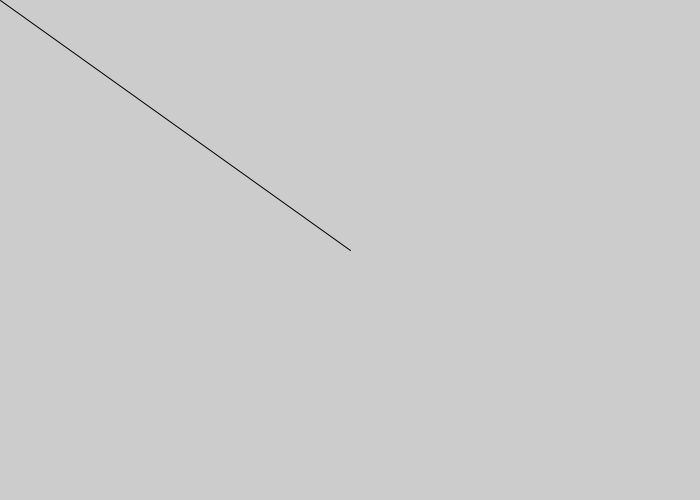
Frame 1 (no input)
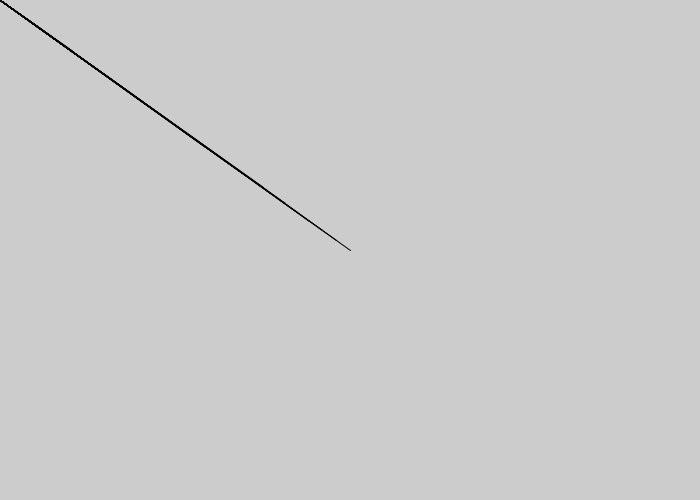
Frame 60 (the mouse pressed at the canvas centre just before this capture)
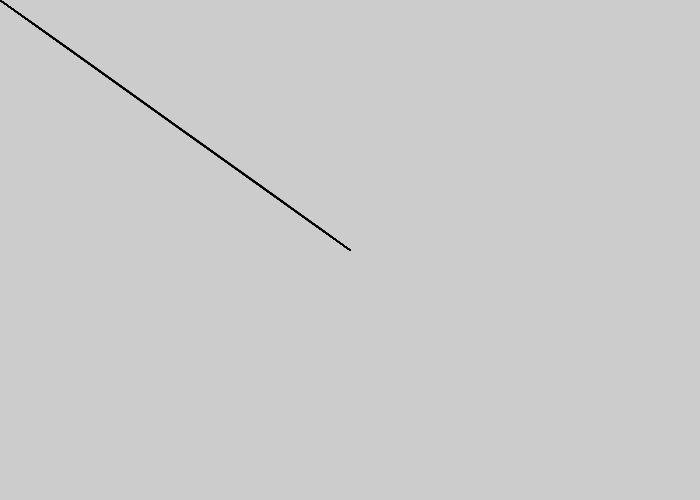
Frame 120 (the mouse held since frame 60 and released just before this capture)

The Processing sketch that drew these frames (run headless with seeded random() and noise(); from frame 60 on, the mouse is pressed at the canvas centre):

// Processing sketch: processing_33645
// ── processing_33645.pde

float xpos = 350;
float ypos = 250;

void setup() {
  size(700,500);
  smooth();
}

void draw() {

  line(mouseX,mouseY,xpos,ypos);
  rotate(PI/random(10));
  xpos = xpos + (mouseX - xpos)/25.0;
  ypos = ypos + (mouseY - ypos)/25.0;
}
